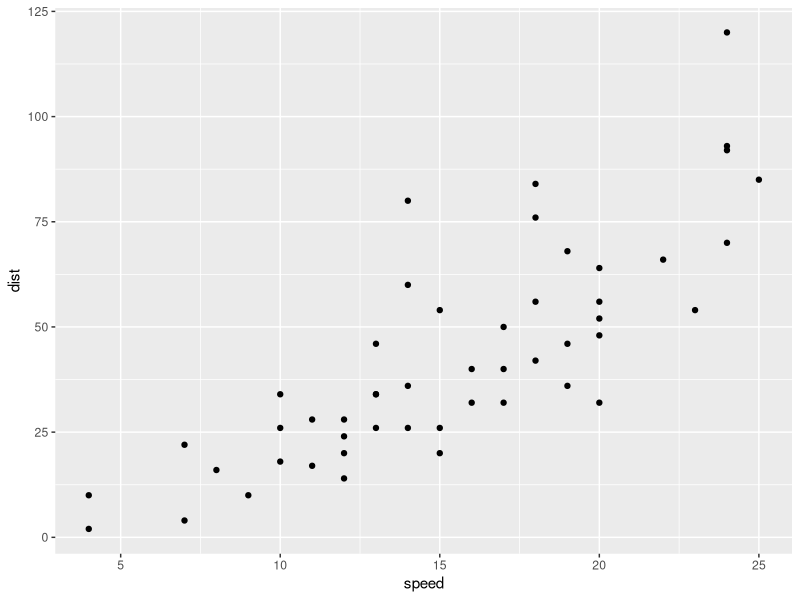
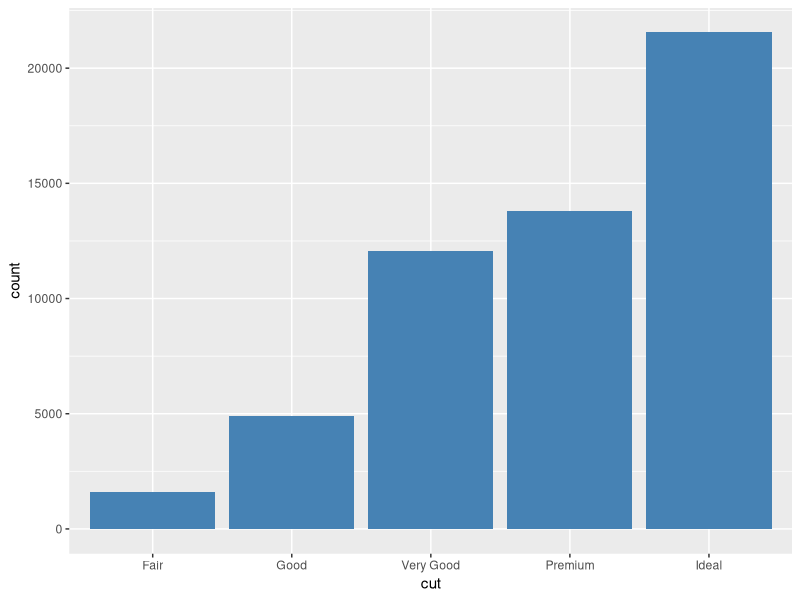
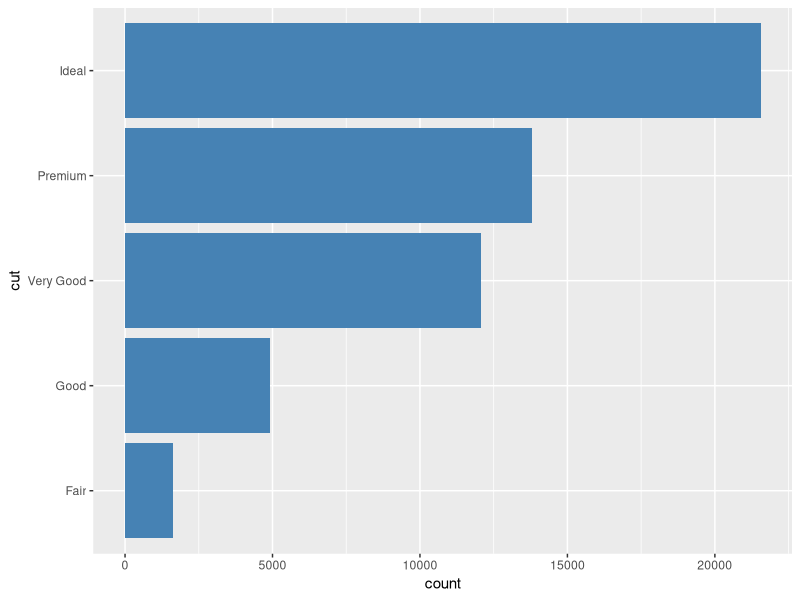
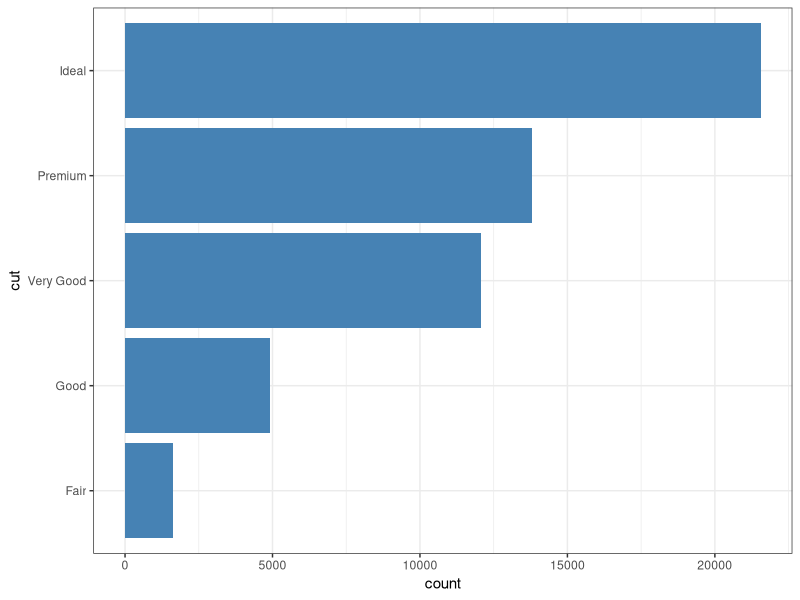
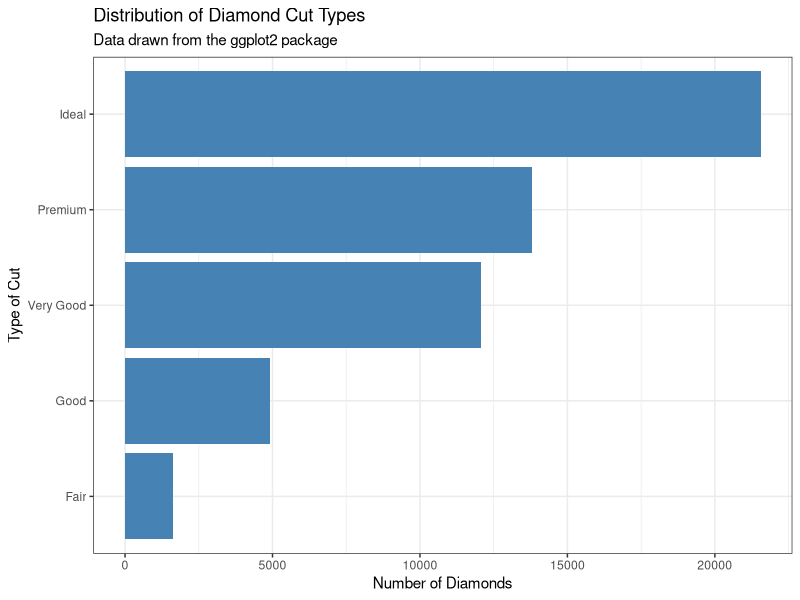
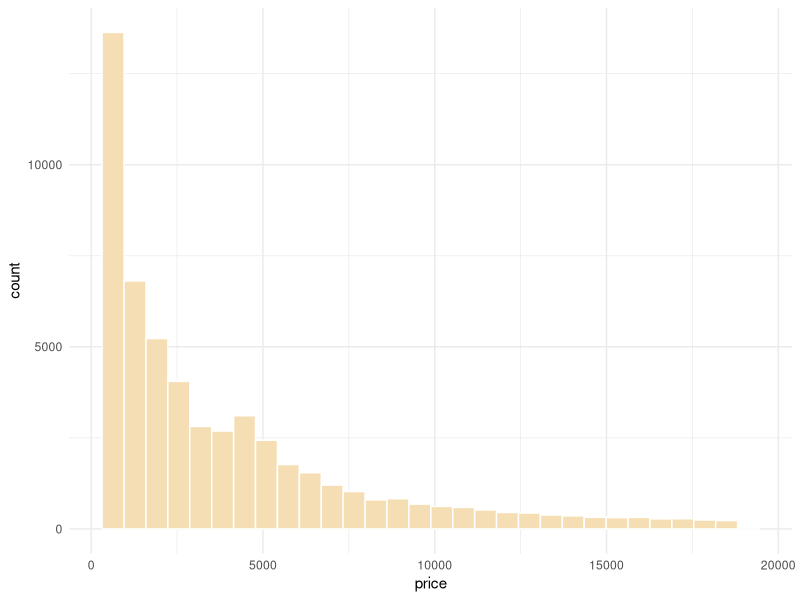
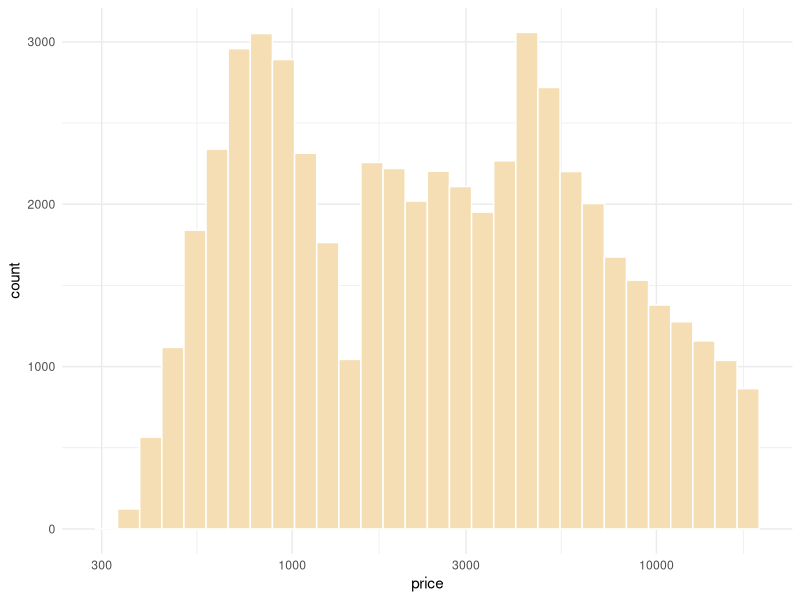
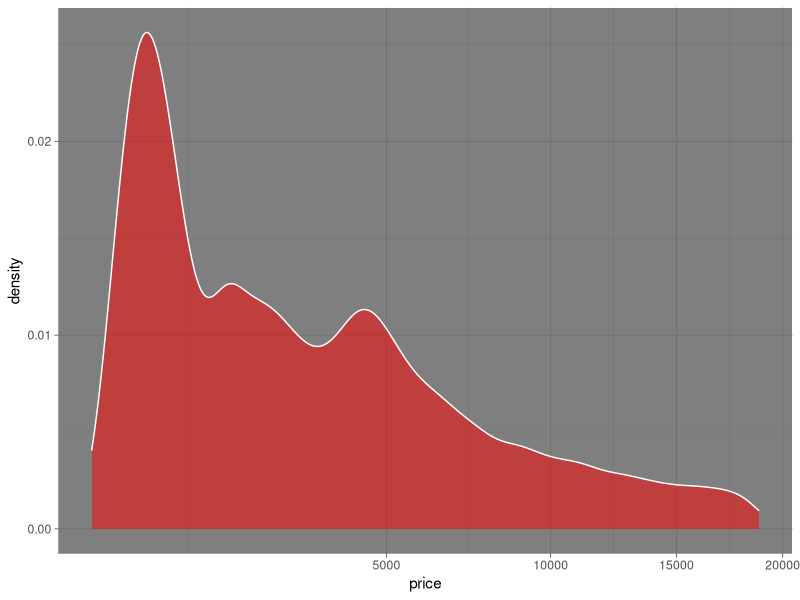

Reproduce these figures in R, in order.
## ---- chunk 1
knitr::opts_chunk$set(error= F,message=F,comment=F)
require(tidyverse)
## ---- chunk 2
plt1 = ggplot(cars,aes(x=speed,y=dist)) + geom_point()
plt1
## ---- chunk 3
plt2 <-  
  ggplot(diamonds,aes(x=cut)) +
  geom_bar(fill='steelblue')
plt2
## ---- chunk 4
plt2 <- plt2 + coord_flip()
plt2
## ---- chunk 5
plt2 <- plt2 + theme_bw()
plt2
## ---- chunk 6
plt2 <-
  plt2 +
  labs(y="Number of Diamonds",x="Type of Cut",
       title="Distribution of Diamond Cut Types",
       subtitle="Data drawn from the ggplot2 package")
plt2
## ---- chunk 7
ggsave(filename = "my_plot.pdf",device = "pdf",plot = plt2,
       width = 10,height = 5,units = "in")
## ---- chunk 8
plt3 <-
  ggplot(diamonds,aes(x=price)) + 
  geom_histogram(color="white",fill="wheat") +
  theme_minimal()
plt3
## ---- chunk 9
plt3 <- plt3 + scale_x_log10()
plt3 
## ---- chunk 10
ggplot(diamonds,aes(x=price)) + 
  scale_x_sqrt() + 
  geom_density(color="white",fill="red",alpha=.5) +
  theme_dark()
## ---- chunk 11
ggplot(diamonds,aes(x=carat,fill=cut)) +
  geom_histogram() +
  theme(legend.position = "bottom")
## ---- chunk 12
fake_data <- MASS::mvrnorm(1000,mu = c(0,1),Sigma = matrix(c(1,.25,.57,1),nrow = 2)) %>% 
  as.tibble()
head(fake_data)
## ---- chunk 13
plt4 <- 
  ggplot(fake_data,aes(V1,V2)) +
  geom_point(pch=15,size=2,color="grey30",alpha=.85) +
  theme_void()
plt4
## ---- chunk 14
plt4 +
  geom_density2d(color="red",lwd=1)
## ---- chunk 15
ggplot(fake_data,aes(V1,V2)) +
  geom_bin2d() +
  scale_fill_gradient(low="grey30", high="gold") +
  theme_minimal()
